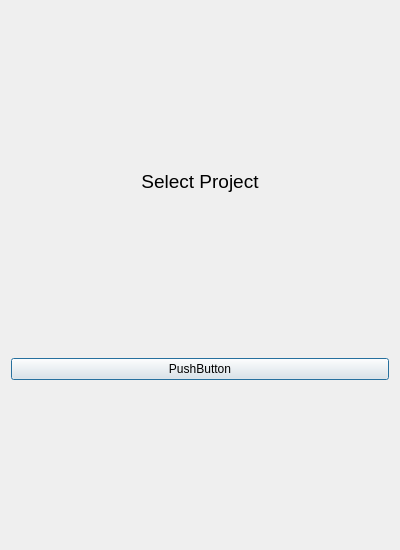
<?xml version="1.0" encoding="UTF-8"?>
<ui version="4.0">
 <class>LoginLandingPage</class>
 <widget class="QDialog" name="LoginLandingPage">
  <property name="geometry">
   <rect>
    <x>0</x>
    <y>0</y>
    <width>400</width>
    <height>550</height>
   </rect>
  </property>
  <property name="sizePolicy">
   <sizepolicy hsizetype="Preferred" vsizetype="Preferred">
    <horstretch>0</horstretch>
    <verstretch>0</verstretch>
   </sizepolicy>
  </property>
  <property name="minimumSize">
   <size>
    <width>400</width>
    <height>550</height>
   </size>
  </property>
  <property name="windowTitle">
   <string>Dialog</string>
  </property>
  <layout class="QVBoxLayout" name="verticalLayout_2">
   <item>
    <widget class="QLabel" name="label">
     <property name="sizePolicy">
      <sizepolicy hsizetype="Preferred" vsizetype="Fixed">
       <horstretch>0</horstretch>
       <verstretch>0</verstretch>
      </sizepolicy>
     </property>
     <property name="font">
      <font>
       <pointsize>14</pointsize>
      </font>
     </property>
     <property name="text">
      <string>Select Project</string>
     </property>
     <property name="alignment">
      <set>Qt::AlignHCenter|Qt::AlignTop</set>
     </property>
    </widget>
   </item>
   <item>
    <layout class="QVBoxLayout" name="ButtonsLayout">
     <item>
      <widget class="QPushButton" name="pushButton">
       <property name="text">
        <string>PushButton</string>
       </property>
      </widget>
     </item>
    </layout>
   </item>
   <item>
    <layout class="QGridLayout" name="CreateButtonLayout"/>
   </item>
  </layout>
 </widget>
 <resources/>
 <connections/>
</ui>
